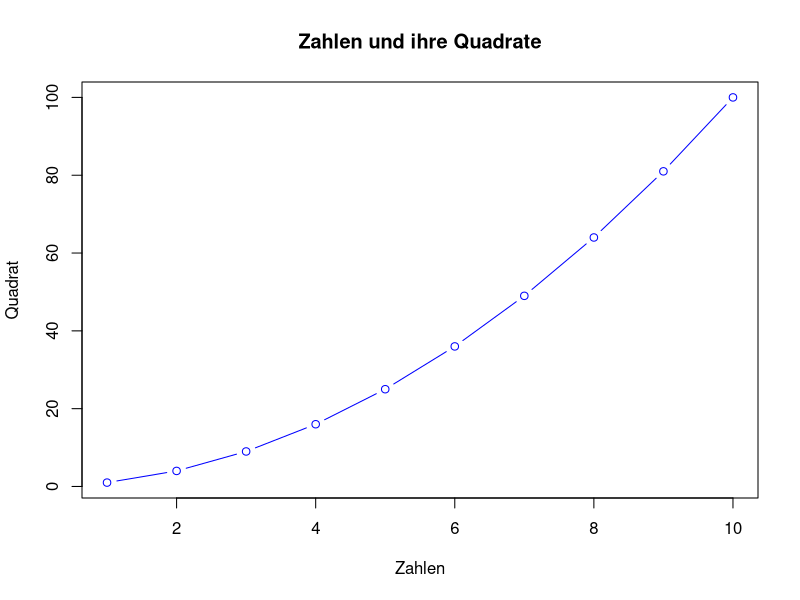

Here is the R script that generated this plot:
# Ein einfaches R-Skript

# Eine Sequenz von Zahlen erzeugen
zahlen <- 1:10

# Das Quadrat jeder Zahl berechnen
quadrate <- zahlen^2

# Die Ergebnisse ausgeben
print("Die Quadrate der Zahlen von 1 bis 10 sind:")
print(quadrate)

# Eine einfache Plot erstellen
plot(zahlen, quadrate, type = "b", col = "blue", 
     main = "Zahlen und ihre Quadrate",
     xlab = "Zahlen", ylab = "Quadrat")